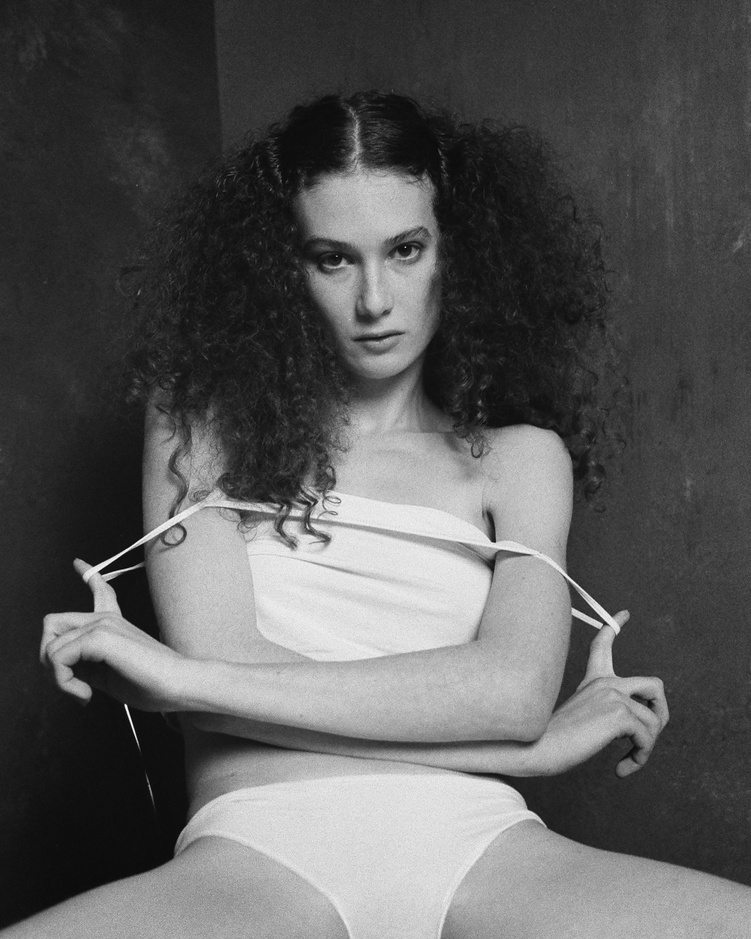
#> input picture transformer_lab/samples/portrait.jpg, 751 x 939 px, shrunk from 1440 x 1800 before the run
$ python -i perceptual_color_processing.py   (imports and definitions only)
#> lines starting #> are read from the running program, lines starting #| are printed output that depends on the picture
#> further down, picture is the input picture: shape (939, 751, 3); min 3, max 255, mean 90.7
"""
Perceptual Color Space Processing Implementation
Based on 2024-2025 research findings for advanced color-aware enhancement

Implements:
- Oklab color space for improved perceptual uniformity
- Jzazbz color space for better hue prediction
- LAB processing for luminance-only enhancement
- Advanced color-aware contrast enhancement
"""

import numpy as np
import cv2
from typing import Dict, Any, Optional, Tuple
import warnings
import logging

# Configure logging
# [1 line not run here, left out]
logger = logging.getLogger(__name__)

class PerceptualColorProcessor:
    """Advanced perceptual color space processing for enhanced image enhancement"""

    def __init__(self):
        """Initialize perceptual color processor"""
        self.supported_spaces = [
            'oklab', 'jzazbz', 'lab', 'luv', 'xyz', 'rgb'
        ]

    # [186 lines left out: functions rgb_to_oklab, oklab_to_rgb, rgb_to_jzazbz, jzazbz_to_rgb, not called in this run]

    def lab_luminance_enhancement(self, image: np.ndarray,
                                 enhancement_strength: float = 1.0) -> np.ndarray:
        """
        Enhance luminance in LAB color space while preserving chrominance

        Args:
            image: RGB image array (H, W, 3) in [0, 1] range
            enhancement_strength: Enhancement strength (0.0 to 2.0)

        Returns:
            Enhanced RGB image
        """
#> called with enhancement_strength = 1
        # Convert to LAB
        lab = cv2.cvtColor((image * 255).astype(np.uint8), cv2.COLOR_RGB2LAB)
#> lab: shape (939, 751, 3); mean of channels 0, 1, 2 170.1, 128, 128
        lab = lab.astype(np.float32)
#> lab: shape (939, 751, 3) float32; mean of channels 0, 1, 2 170, 128, 128

        # Extract L channel
        l_channel = np.ascontiguousarray(lab[:, :, 0])
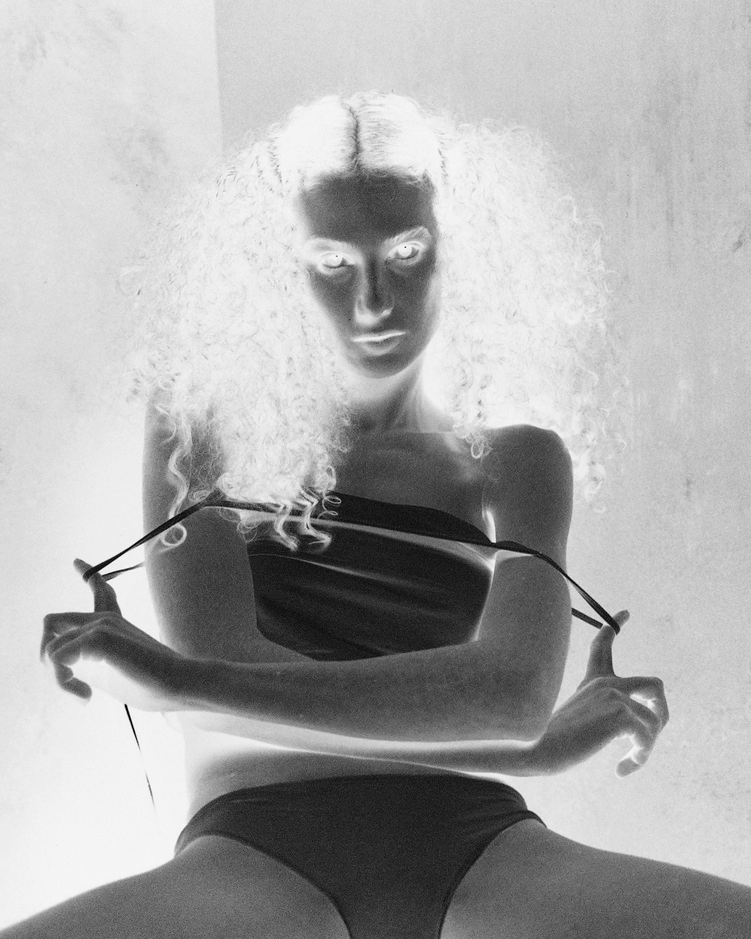
#> l_channel: shape (939, 751) float32; min 1, max 253, mean 170.1
        # FIXED: Ensure contiguous array before CLAHE operation
        l_channel = np.ascontiguousarray(l_channel)

        # Apply CLAHE to L channel
        clahe = cv2.createCLAHE(clipLimit=2.0 * enhancement_strength, tileGridSize=(8, 8))
        l_enhanced = clahe.apply(l_channel.astype(np.uint8))
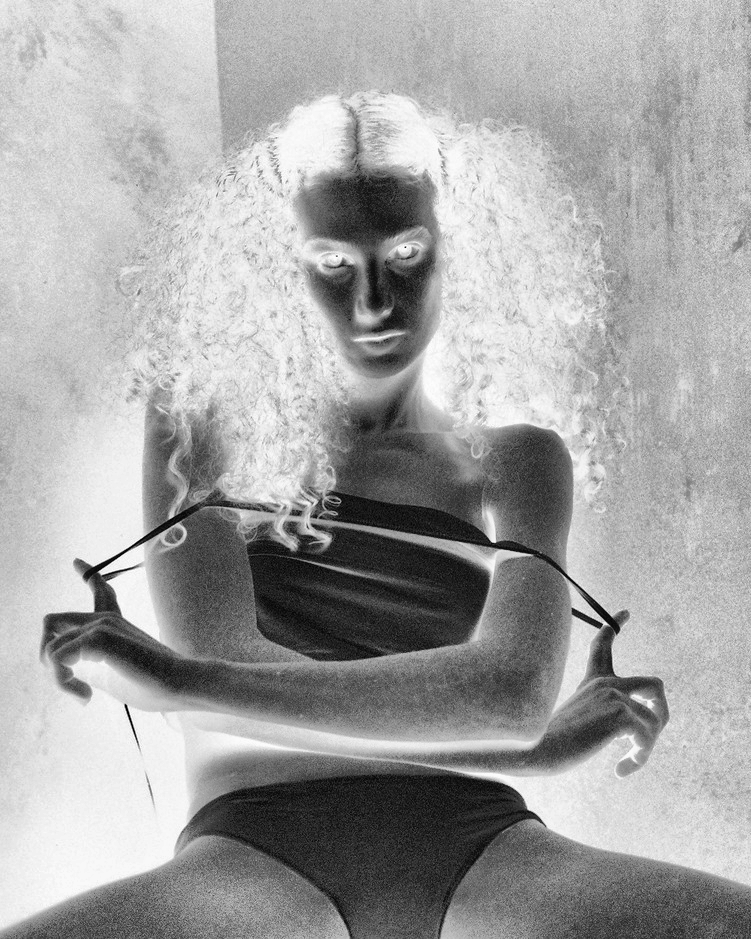
#> l_enhanced: shape (939, 751); min 1, max 254, mean 163.6

        # Blend original and enhanced L channel
        l_final = cv2.addWeighted(l_channel, 1 - enhancement_strength,
                                 l_enhanced.astype(np.float32), enhancement_strength, 0)

        # Replace L channel
        lab[:, :, 0] = l_final
#> lab: shape (939, 751, 3) float32; mean of channels 0, 1, 2 163.6, 128, 128
        # FIXED: Ensure contiguous array after slice assignment before color conversion
        lab = np.ascontiguousarray(lab)

        # Convert back to RGB
        rgb_enhanced = cv2.cvtColor(lab.astype(np.uint8), cv2.COLOR_LAB2RGB)

        return rgb_enhanced.astype(np.float32) / 255.0

    # [141 lines left out: functions perceptual_contrast_enhancement, get_processing_info, get_perceptual_color_presets, process_with_perceptual_color, not called in this run]


# Example usage and testing
# [12 lines not run here, left out]

>>> import cv2
>>> picture = cv2.cvtColor(cv2.imread('../transformer_lab/samples/portrait.jpg'), cv2.COLOR_BGR2RGB)
>>> result = PerceptualColorProcessor().lab_luminance_enhancement(picture)
